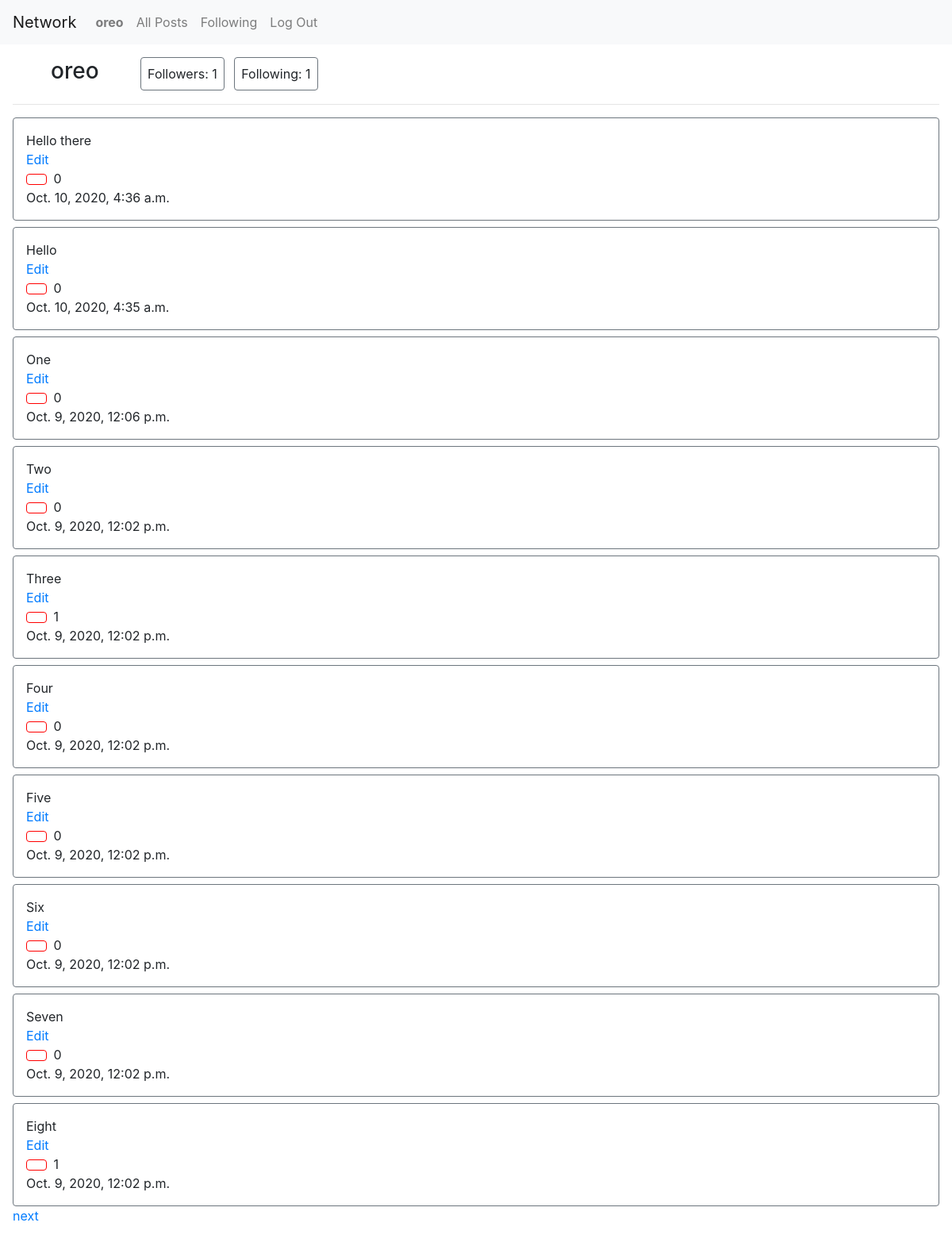
/profile/2 (signed in), run on the app's committed database.
### network/models.py (models this page shows, shortened)
class User(AbstractUser):
    pass

class Post(models.Model):
    user = models.ForeignKey(User, on_delete=models.CASCADE, related_name="user")
    post = models.CharField(max_length=300) # text post
    timestamp = models.DateTimeField()
    likes = models.IntegerField(default=0)

### network/views.py (the view, shortened to what this page needs)
# urls.py: path("profile/<str:owner>", views.profile, name="profile"),
def profile(request, owner):
    owner = User.objects.get(id=owner)
    button = "Follow" if Follow.objects.filter(follower=request.user, following=owner).count() == 0 else "Unfollow"
    posts = Post.objects.filter(user=owner.id).order_by('-timestamp')
    for post in posts:
        post.likes = Like.objects.filter(post=post.id).count()
        post.save()
    paginator = Paginator(posts, 10)
    page_number = request.GET.get('page')
    page_obj = paginator.get_page(page_number)
    return render(request, "network/profile.html", {
        "owner": owner,
        "followers": Follow.objects.filter(following=owner).count(),
        "following": Follow.objects.filter(follower=owner).count(),
        "page_obj": page_obj,
        "button": button
    })

### network/templates/network/profile.html (shortened to what this page needs)
{% extends "network/layout.html" %}
{% load static %}
{% block body %}
<div id="profile" class="p-3">
    <div>
        <h3 class="ml-5" style="display: inline-block;">{{ owner.username }}</h3>
        <div class="ml-5" style="display: inline-block;">
            <div class="border border-secondary rounded p-2" style="display: inline-block;">Followers: {{ followers }}</div>
            <div class="border border-secondary rounded ml-2 p-2" style="display: inline-block;">Following: {{ following }}</div>
        </div>
    </div>
    <hr>
    <div>
        {% for post in page_obj %}
            <div class="border border-secondary rounded p-3 mt-2">
                <div id="post-{{post.id}}">{{ post.post }}</div>
                {% if user.id == owner.id %}
                <div id="edit" onclick="edit('{{ post.id }}')" class="text-primary">Edit</div>
                {% endif %}
                <button class="btn mr-1 d-inline-block" style="background-color:white; border-color: red;" id="like-btn-{{post.id}}" onclick="like('{{ post.id }}')"></button>
                <div id="like-count-{{post.id}}" class="d-inline-block">{{ post.likes }}</div>
                <div>{{ post.timestamp }}</div>
            </div>
        {% empty %}
            <div>It's empty here :( Add new posts to brighten up your page</div>
        {% endfor %}
    </div>
    {% if page_obj.has_next %}
        <a href="?page={{ page_obj.next_page_number }}">next</a>
    {% endif %}
</div>
{% endblock %}

### network/templates/network/layout.html (shortened to what this page needs)
{% load static %}
<!DOCTYPE html>
<html lang="en">
    <head>
        <link rel="stylesheet" href="https://stackpath.bootstrapcdn.com/bootstrap/4.4.1/css/bootstrap.min.css">
        <link href="{% static 'network/styles.css' %}" rel="stylesheet">
    </head>
    <body>
        <nav class="navbar navbar-expand-lg navbar-light bg-light">
            <a class="navbar-brand" href="#">Network</a>
            <div>
              <ul class="navbar-nav mr-auto">
                {% if user.is_authenticated %}
                    <li class="nav-item">
                        <a class="nav-link" id="profile" href="{% url 'profile' user.id %}"><strong>{{ user.username }}</strong></a>
                    </li>
                {% endif %}
                <li class="nav-item">
                  <a class="nav-link" href="{% url 'index' %}">All Posts</a>
                </li>
                {% if user.is_authenticated %}
                    <li class="nav-item">
                        <a class="nav-link" id="following" href="{% url 'following' %}">Following</a>
                    </li>
                    <li class="nav-item">
                        <a class="nav-link" href="{% url 'logout' %}">Log Out</a>
                    </li>
                {% endif %}
              </ul>
            </div>
          </nav>
        <div class="body">
            {% block body %}
            {% endblock %}
        </div>
    </body>
</html>

### data on the page
User: username "oreo"
Post: post "Hello there", likes "0", timestamp "Oct. 10, 2020, 4:36 a.m."
Post: post "Hello", likes "0", timestamp "Oct. 10, 2020, 4:35 a.m."
Post: post "One", likes "0", timestamp "Oct. 9, 2020, 12:06 p.m."
Post: post "Two", likes "0", timestamp "Oct. 9, 2020, 12:02 p.m."
Post: post "Three", likes "1", timestamp "Oct. 9, 2020, 12:02 p.m."
Post: post "Four", likes "0", timestamp "Oct. 9, 2020, 12:02 p.m."
Post: post "Five", likes "0", timestamp "Oct. 9, 2020, 12:02 p.m."
Post: post "Six", likes "0", timestamp "Oct. 9, 2020, 12:02 p.m."
Post: post "Seven", likes "0", timestamp "Oct. 9, 2020, 12:02 p.m."
Post: post "Eight", likes "1", timestamp "Oct. 9, 2020, 12:02 p.m."

### other printed values
{{ followers }} "1"
{{ following }} "1"
